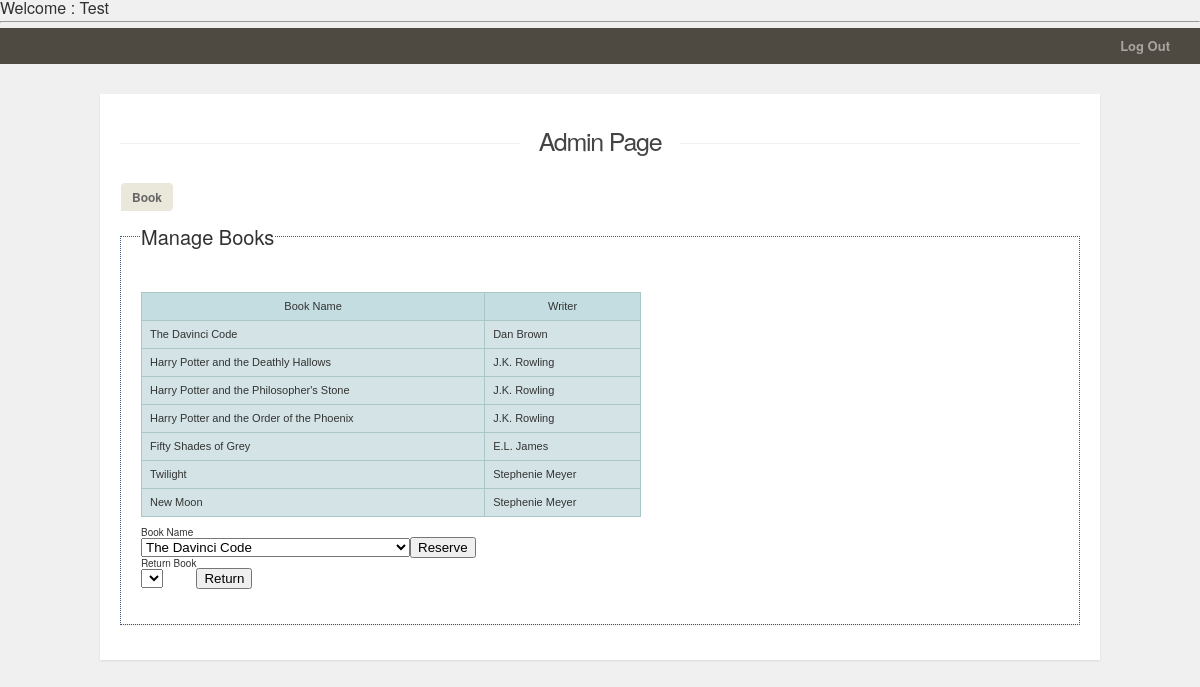
Page /userprofile.php (signed in) on the committed database.
### tables this page shows
CREATE TABLE IF NOT EXISTS `books` (
  `id` int(11) NOT NULL AUTO_INCREMENT,
  `book_name` varchar(200) NOT NULL,
  `book_writer` varchar(100) NOT NULL,
  `user_id` int(10) UNSIGNED NOT NULL DEFAULT '0',
  PRIMARY KEY (`id`)
);

### session.php (called while the page is built, shortened)
<?php
    include ('classes\books.php');
    $db = DBConnection::getInstance();
    $connect = $db->getConnection();
    $book = new Books($connect);
?>

### classes/books.php (called while the page is built, shortened)
<?php
    class Books
    {
        private $connect;
        public function __construct($dbConnect)
        {
            $this->connect = $dbConnect;
        }
        public function selectAll(){
            $query =  "SELECT book_name, book_writer, user_id FROM books";
            if (!$result = mysqli_query($this->connect, $query)){
                $desc = "Error: " . mysqli_error($this->connect);
                return $desc;
            }
            return $result;
        }
        public function selectBookByUser($user){
            $query =  "SELECT id, book_name FROM books WHERE user_id = $user";
            if (!$result = mysqli_query($this->connect, $query)){
                $desc = "Error: " . mysqli_error($this->connect);
                return $desc;
            }
            return $result;
        }
    }

### userprofile.php (the view, shortened to what this page needs)
<?php
include('session.php');
$user = $_SESSION['user'];
$id = $_SESSION['id'];
$result = $book->selectAll();
?>
<!DOCTYPE html>
<html lang="en">
<head>
    <link rel="stylesheet prefetch" href='http://maxcdn.bootstrapcdn.com/font-awesome/4.3.0/css/font-awesome.min.css'/>
    <link rel="stylesheet" href='css/styles_main.css'/>
</head>
<body>
    <b style="font-size:16px;">Welcome : <span style="font-size:16px;" ><?php echo $user; ?></span></b><br><hr />
    <div id="topbar">
    <a  href="logout.php"  style="float: right;margin-right:30px;">Log Out</a>
    </div>
    <div id="w">
    <div id="content" class="clearfix">
      <h1> Admin Page </h1>
      <nav id="profiletabs">
        <ul class="clearfix">
          <li><a href="#books">Book</a></li>
        </ul>
			</nav>
			<section id="books">
        <div class="title_box" >
				<div id="title"><b>Manage Books <b></div>
				<div id="content">
						<form method="post"  action="">
						<table class="hovertable">
							<tr>
								<th>Book Name</th><th>Writer</th>
							</tr>
                                <?php
									if (!mysqli_num_rows($result)) {
											echo "No rows found";
									} else {
									    while ($row = mysqli_fetch_assoc($result)) {
										$a = $row["book_name"];
                                        $b = $row["book_writer"];
                                        $c = $row["user_id"];
                                        if($c == $id){
                                            echo '<tr style="background-color:#ff0000" >';
                                        } else
										    echo " <tr onmouseover=\"this.style.backgroundColor='#ffff66';\" onmouseout=\"this.style.backgroundColor='#d4e3e5';\"> ";
										echo "<td>$a</td>";
										echo "<td>$b</td>";
										echo "</tr>";
										}
									}
                                ?>
                        </form>
                        <table>
						  <tr>
								<td>Book Name</td>
						  </tr>
						  <tr>
                            <form method="post"  action="">
                                <td>
                                    <?php
                                        $searchByUser = $book->selectBookByUser(0);
                                        echo "<select name='IDBOOK'>";
                                        while ($raw = mysqli_fetch_assoc($searchByUser)) {
                                            echo "<option value='".$raw["book_name"]."'>" . $raw["book_name"]."</option>";
                                        }
                                        echo "</select>";
                                    ?>
                                </td>
								<td><input type="submit" value="Reserve" name="RESERVE" /></td>
                            </tr>
						</table>
						<table>
						  <tr>
								<td>Return Book</td>
						  </tr>
						  <tr>
                            <form method="post"  action="">
                                <td>
                                    <?php
                                        echo "<select name='IDBOOK'>";
                                        echo "</select>";
                                    ?>
                                </td>
								<td><input type="submit" value="Return" name="RETURN" /></td>
                            </tr>
						</table>
                </div>
                </div>
			</section>
</body>
</html>

### css/styles_main.css (style rules this page uses)
.title_box { border: #3c5a86 1px dotted; }
.title_box #title { font-size: 20px; position: relative; top : -0.5em; margin-left: 1em; display: inline; background-color: white; }
table.hovertable { font-family: verdana,arial,sans-serif; font-size:11px; color:#333333; border-width: 1px; border-color: #999999; border-collapse: collapse; width: 500px; margin-bottom:10px; margin-top:10px; }
table.hovertable th { background-color:#c3dde0; border-width: 1px; padding: 8px; border-style: solid; border-color: #a9c6c9; }
table.hovertable tr { background-color:#d4e3e5; }
table.hovertable td { border-width: 1px; padding: 8px; border-style: solid; border-color: #a9c6c9; }
html, body, div, span, applet, object, iframe, h1, h2, h3, h4, h5, h6, p, blockquote, pre, a, abbr, acronym, address, big, cite, code, del, dfn, em, img, ins, kbd, q, s, samp, small, strike, strong, sub, sup, tt, var, b, u, i, center, dl, dt, dd, ol, ul, li, fieldset, form, label, legend, table, caption, tbody, tfoot, thead, tr, th, td, article, aside, canvas, details, embed, figure, figcaption, footer, header, hgroup, menu, nav, output, ruby, section, summary, time, mark, audio, video { margin: 0; padding: 0; border: 0; font-size: 100%; font: inherit; vertical-align: baseline; outline: none; -webkit-font-smoothing: antialiased; -webkit-text-size-adjust: 100%; -ms-text-size-adjust: 100%; -webkit-box-sizing: border-box; -moz-box-sizing: border-box; box-sizing: border-box; }
html { overflow-y: scroll; }
body { background: #f0f0f0; font-family: 'Helvetica Neue', Helvetica, Arial, sans-serif; color: #313131; font-size: 62.5%; line-height: 1; }
article, aside, details, figcaption, figure, footer, header, hgroup, menu, nav, section { display: block; }
ol, ul { list-style: none; }
input, textarea { -webkit-font-smoothing: antialiased; -webkit-text-size-adjust: 100%; -ms-text-size-adjust: 100%; -webkit-box-sizing: border-box; -moz-box-sizing: border-box; box-sizing: border-box; outline: none; }
table { border-collapse: collapse; border-spacing: 0; }
#topbar { background: #4f4a41; padding: 10px 0 10px 0; text-align: center; height: 36px; overflow: hidden; -webkit-transition: height 0.5s linear; -moz-transition: height 0.5s linear; transition: height 0.5s linear; }
#topbar a { color: #fff; font-size:1.3em; line-height: 1.25em; text-decoration: none; opacity: 0.5; font-weight: bold; }
h1 { font-family: 'Helvetica Neue', Helvetica, Arial, sans-serif; font-size: 2.5em; line-height: 1.5em; letter-spacing: -0.05em; margin-bottom: 20px; padding: .1em 0; color: #444; position: relative; overflow: hidden; white-space: nowrap; text-align: center; }
h1:before, h1:after { content: ""; position: relative; display: inline-block; width: 50%; height: 1px; vertical-align: middle; background: #f0f0f0; }
h1:before { left: -.5em; margin: 0 0 0 -50%; }
h1:after { left: .5em; margin: 0 -50% 0 0; }
a { color: #5a9352; text-decoration: none; }
#w { display: block; width: 1000px; margin: 0 auto; padding-top: 30px; padding-bottom: 45px; }
#content { display: block; width: 100%; background: #fff; padding: 25px 20px; padding-bottom: 35px; -webkit-box-shadow: rgba(0, 0, 0, 0.1) 0px 1px 2px 0px; -moz-box-shadow: rgba(0, 0, 0, 0.1) 0px 1px 2px 0px; box-shadow: rgba(0, 0, 0, 0.1) 0px 1px 2px 0px; }
.clearfix:after { content: "."; display: block; clear: both; visibility: hidden; line-height: 0; height: 0; }
.clearfix { display: inline-block; }
#profiletabs { display: block; margin-bottom: 4px; height: 50px; }
#profiletabs ul { list-style: none; display: block; width: 70%; height: 50px; }
#profiletabs ul li a { display: block; float: left; padding: 8px 11px; font-size: 1.2em; font-weight: bold; background: #eae8db; color: #666; margin-right: 7px; border: 1px solid #fff; -webkit-border-radius: 5px; -webkit-border-bottom-left-radius: 0; -moz-border-radius: 5px; -moz-border-radius-bottomleft: 0; border-radius: 5px; border-bottom-left-radius: 0; }

### rows in the picture
books: book_name "The Davinci Code", book_writer "Dan Brown"
books: book_name "Harry Potter and the Deathly Hallows", book_writer "J.K. Rowling"
books: book_name "Harry Potter and the Philosopher's Stone", book_writer "J.K. Rowling"
books: book_name "Harry Potter and the Order of the Phoenix", book_writer "J.K. Rowling"
books: book_name "Fifty Shades of Grey", book_writer "E.L. James"
books: book_name "Twilight", book_writer "Stephenie Meyer"
books: book_name "New Moon", book_writer "Stephenie Meyer"

### other values in the picture
form field IDBOOK "The Davinci Code"
